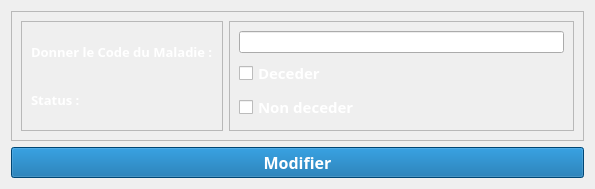
<?xml version="1.0" encoding="UTF-8"?>
<ui version="4.0">
 <class>Form</class>
 <widget class="QWidget" name="Form">
  <property name="geometry">
   <rect>
    <x>0</x>
    <y>0</y>
    <width>595</width>
    <height>165</height>
   </rect>
  </property>
  <property name="windowTitle">
   <string>Form</string>
  </property>
  <property name="styleSheet">
   <string notr="true">QWidget {
    border-image: url(:/newPrefix/covid.jpg);
}
QWidget * {
    border-image: none;
}
</string>
  </property>
  <layout class="QVBoxLayout" name="verticalLayout_3">
   <item>
    <widget class="QFrame" name="frame_3">
     <property name="frameShape">
      <enum>QFrame::StyledPanel</enum>
     </property>
     <property name="frameShadow">
      <enum>QFrame::Raised</enum>
     </property>
     <layout class="QHBoxLayout" name="horizontalLayout">
      <item>
       <widget class="QFrame" name="frame">
        <property name="frameShape">
         <enum>QFrame::StyledPanel</enum>
        </property>
        <property name="frameShadow">
         <enum>QFrame::Raised</enum>
        </property>
        <layout class="QVBoxLayout" name="verticalLayout">
         <item>
          <widget class="QLabel" name="label">
           <property name="palette">
            <palette>
             <active>
              <colorrole role="WindowText">
               <brush brushstyle="SolidPattern">
                <color alpha="255">
                 <red>255</red>
                 <green>255</green>
                 <blue>255</blue>
                </color>
               </brush>
              </colorrole>
              <colorrole role="Text">
               <brush brushstyle="SolidPattern">
                <color alpha="255">
                 <red>255</red>
                 <green>255</green>
                 <blue>255</blue>
                </color>
               </brush>
              </colorrole>
             </active>
             <inactive>
              <colorrole role="WindowText">
               <brush brushstyle="SolidPattern">
                <color alpha="255">
                 <red>255</red>
                 <green>255</green>
                 <blue>255</blue>
                </color>
               </brush>
              </colorrole>
              <colorrole role="Text">
               <brush brushstyle="SolidPattern">
                <color alpha="255">
                 <red>255</red>
                 <green>255</green>
                 <blue>255</blue>
                </color>
               </brush>
              </colorrole>
             </inactive>
             <disabled>
              <colorrole role="WindowText">
               <brush brushstyle="SolidPattern">
                <color alpha="255">
                 <red>120</red>
                 <green>120</green>
                 <blue>120</blue>
                </color>
               </brush>
              </colorrole>
              <colorrole role="Text">
               <brush brushstyle="SolidPattern">
                <color alpha="255">
                 <red>120</red>
                 <green>120</green>
                 <blue>120</blue>
                </color>
               </brush>
              </colorrole>
             </disabled>
            </palette>
           </property>
           <property name="font">
            <font>
             <family>Segoe UI Black</family>
             <pointsize>10</pointsize>
             <weight>75</weight>
             <bold>true</bold>
            </font>
           </property>
           <property name="text">
            <string>Donner le Code du Maladie :</string>
           </property>
          </widget>
         </item>
         <item>
          <widget class="QLabel" name="label_2">
           <property name="palette">
            <palette>
             <active>
              <colorrole role="WindowText">
               <brush brushstyle="SolidPattern">
                <color alpha="255">
                 <red>255</red>
                 <green>255</green>
                 <blue>255</blue>
                </color>
               </brush>
              </colorrole>
              <colorrole role="Text">
               <brush brushstyle="SolidPattern">
                <color alpha="255">
                 <red>255</red>
                 <green>255</green>
                 <blue>255</blue>
                </color>
               </brush>
              </colorrole>
             </active>
             <inactive>
              <colorrole role="WindowText">
               <brush brushstyle="SolidPattern">
                <color alpha="255">
                 <red>255</red>
                 <green>255</green>
                 <blue>255</blue>
                </color>
               </brush>
              </colorrole>
              <colorrole role="Text">
               <brush brushstyle="SolidPattern">
                <color alpha="255">
                 <red>255</red>
                 <green>255</green>
                 <blue>255</blue>
                </color>
               </brush>
              </colorrole>
             </inactive>
             <disabled>
              <colorrole role="WindowText">
               <brush brushstyle="SolidPattern">
                <color alpha="255">
                 <red>120</red>
                 <green>120</green>
                 <blue>120</blue>
                </color>
               </brush>
              </colorrole>
              <colorrole role="Text">
               <brush brushstyle="SolidPattern">
                <color alpha="255">
                 <red>120</red>
                 <green>120</green>
                 <blue>120</blue>
                </color>
               </brush>
              </colorrole>
             </disabled>
            </palette>
           </property>
           <property name="font">
            <font>
             <family>Segoe UI Black</family>
             <pointsize>10</pointsize>
             <weight>75</weight>
             <bold>true</bold>
            </font>
           </property>
           <property name="text">
            <string>Status :</string>
           </property>
          </widget>
         </item>
        </layout>
       </widget>
      </item>
      <item>
       <widget class="QFrame" name="frame_2">
        <property name="frameShape">
         <enum>QFrame::StyledPanel</enum>
        </property>
        <property name="frameShadow">
         <enum>QFrame::Raised</enum>
        </property>
        <layout class="QVBoxLayout" name="verticalLayout_2">
         <item>
          <widget class="QLineEdit" name="lineEdit"/>
         </item>
         <item>
          <widget class="QCheckBox" name="dec_oui">
           <property name="palette">
            <palette>
             <active>
              <colorrole role="WindowText">
               <brush brushstyle="SolidPattern">
                <color alpha="255">
                 <red>255</red>
                 <green>255</green>
                 <blue>255</blue>
                </color>
               </brush>
              </colorrole>
              <colorrole role="Text">
               <brush brushstyle="SolidPattern">
                <color alpha="255">
                 <red>255</red>
                 <green>255</green>
                 <blue>255</blue>
                </color>
               </brush>
              </colorrole>
             </active>
             <inactive>
              <colorrole role="WindowText">
               <brush brushstyle="SolidPattern">
                <color alpha="255">
                 <red>255</red>
                 <green>255</green>
                 <blue>255</blue>
                </color>
               </brush>
              </colorrole>
              <colorrole role="Text">
               <brush brushstyle="SolidPattern">
                <color alpha="255">
                 <red>255</red>
                 <green>255</green>
                 <blue>255</blue>
                </color>
               </brush>
              </colorrole>
             </inactive>
             <disabled>
              <colorrole role="WindowText">
               <brush brushstyle="SolidPattern">
                <color alpha="255">
                 <red>120</red>
                 <green>120</green>
                 <blue>120</blue>
                </color>
               </brush>
              </colorrole>
              <colorrole role="Text">
               <brush brushstyle="SolidPattern">
                <color alpha="255">
                 <red>120</red>
                 <green>120</green>
                 <blue>120</blue>
                </color>
               </brush>
              </colorrole>
             </disabled>
            </palette>
           </property>
           <property name="font">
            <font>
             <family>Segoe UI Black</family>
             <pointsize>11</pointsize>
             <weight>75</weight>
             <bold>true</bold>
            </font>
           </property>
           <property name="text">
            <string>Deceder</string>
           </property>
          </widget>
         </item>
         <item>
          <widget class="QCheckBox" name="dec_non">
           <property name="palette">
            <palette>
             <active>
              <colorrole role="WindowText">
               <brush brushstyle="SolidPattern">
                <color alpha="255">
                 <red>255</red>
                 <green>255</green>
                 <blue>255</blue>
                </color>
               </brush>
              </colorrole>
              <colorrole role="Text">
               <brush brushstyle="SolidPattern">
                <color alpha="255">
                 <red>255</red>
                 <green>255</green>
                 <blue>255</blue>
                </color>
               </brush>
              </colorrole>
             </active>
             <inactive>
              <colorrole role="WindowText">
               <brush brushstyle="SolidPattern">
                <color alpha="255">
                 <red>255</red>
                 <green>255</green>
                 <blue>255</blue>
                </color>
               </brush>
              </colorrole>
              <colorrole role="Text">
               <brush brushstyle="SolidPattern">
                <color alpha="255">
                 <red>255</red>
                 <green>255</green>
                 <blue>255</blue>
                </color>
               </brush>
              </colorrole>
             </inactive>
             <disabled>
              <colorrole role="WindowText">
               <brush brushstyle="SolidPattern">
                <color alpha="255">
                 <red>120</red>
                 <green>120</green>
                 <blue>120</blue>
                </color>
               </brush>
              </colorrole>
              <colorrole role="Text">
               <brush brushstyle="SolidPattern">
                <color alpha="255">
                 <red>120</red>
                 <green>120</green>
                 <blue>120</blue>
                </color>
               </brush>
              </colorrole>
             </disabled>
            </palette>
           </property>
           <property name="font">
            <font>
             <family>Segoe UI Black</family>
             <pointsize>11</pointsize>
             <weight>75</weight>
             <bold>true</bold>
            </font>
           </property>
           <property name="cursor">
            <cursorShape>ArrowCursor</cursorShape>
           </property>
           <property name="text">
            <string>Non deceder</string>
           </property>
          </widget>
         </item>
        </layout>
        <zorder>lineEdit</zorder>
        <zorder>dec_non</zorder>
        <zorder>dec_oui</zorder>
       </widget>
      </item>
     </layout>
    </widget>
   </item>
   <item>
    <widget class="QPushButton" name="pushButton">
     <property name="palette">
      <palette>
       <active>
        <colorrole role="WindowText">
         <brush brushstyle="SolidPattern">
          <color alpha="255">
           <red>255</red>
           <green>255</green>
           <blue>255</blue>
          </color>
         </brush>
        </colorrole>
        <colorrole role="Button">
         <brush brushstyle="SolidPattern">
          <color alpha="255">
           <red>0</red>
           <green>98</green>
           <blue>163</blue>
          </color>
         </brush>
        </colorrole>
        <colorrole role="Text">
         <brush brushstyle="SolidPattern">
          <color alpha="255">
           <red>255</red>
           <green>255</green>
           <blue>255</blue>
          </color>
         </brush>
        </colorrole>
        <colorrole role="ButtonText">
         <brush brushstyle="SolidPattern">
          <color alpha="255">
           <red>255</red>
           <green>255</green>
           <blue>255</blue>
          </color>
         </brush>
        </colorrole>
        <colorrole role="Base">
         <brush brushstyle="SolidPattern">
          <color alpha="255">
           <red>0</red>
           <green>98</green>
           <blue>163</blue>
          </color>
         </brush>
        </colorrole>
        <colorrole role="Window">
         <brush brushstyle="SolidPattern">
          <color alpha="255">
           <red>0</red>
           <green>98</green>
           <blue>163</blue>
          </color>
         </brush>
        </colorrole>
       </active>
       <inactive>
        <colorrole role="WindowText">
         <brush brushstyle="SolidPattern">
          <color alpha="255">
           <red>255</red>
           <green>255</green>
           <blue>255</blue>
          </color>
         </brush>
        </colorrole>
        <colorrole role="Button">
         <brush brushstyle="SolidPattern">
          <color alpha="255">
           <red>0</red>
           <green>98</green>
           <blue>163</blue>
          </color>
         </brush>
        </colorrole>
        <colorrole role="Text">
         <brush brushstyle="SolidPattern">
          <color alpha="255">
           <red>255</red>
           <green>255</green>
           <blue>255</blue>
          </color>
         </brush>
        </colorrole>
        <colorrole role="ButtonText">
         <brush brushstyle="SolidPattern">
          <color alpha="255">
           <red>255</red>
           <green>255</green>
           <blue>255</blue>
          </color>
         </brush>
        </colorrole>
        <colorrole role="Base">
         <brush brushstyle="SolidPattern">
          <color alpha="255">
           <red>0</red>
           <green>98</green>
           <blue>163</blue>
          </color>
         </brush>
        </colorrole>
        <colorrole role="Window">
         <brush brushstyle="SolidPattern">
          <color alpha="255">
           <red>0</red>
           <green>98</green>
           <blue>163</blue>
          </color>
         </brush>
        </colorrole>
       </inactive>
       <disabled>
        <colorrole role="WindowText">
         <brush brushstyle="SolidPattern">
          <color alpha="255">
           <red>120</red>
           <green>120</green>
           <blue>120</blue>
          </color>
         </brush>
        </colorrole>
        <colorrole role="Button">
         <brush brushstyle="SolidPattern">
          <color alpha="255">
           <red>0</red>
           <green>98</green>
           <blue>163</blue>
          </color>
         </brush>
        </colorrole>
        <colorrole role="Text">
         <brush brushstyle="SolidPattern">
          <color alpha="255">
           <red>120</red>
           <green>120</green>
           <blue>120</blue>
          </color>
         </brush>
        </colorrole>
        <colorrole role="ButtonText">
         <brush brushstyle="SolidPattern">
          <color alpha="255">
           <red>120</red>
           <green>120</green>
           <blue>120</blue>
          </color>
         </brush>
        </colorrole>
        <colorrole role="Base">
         <brush brushstyle="SolidPattern">
          <color alpha="255">
           <red>0</red>
           <green>98</green>
           <blue>163</blue>
          </color>
         </brush>
        </colorrole>
        <colorrole role="Window">
         <brush brushstyle="SolidPattern">
          <color alpha="255">
           <red>0</red>
           <green>98</green>
           <blue>163</blue>
          </color>
         </brush>
        </colorrole>
       </disabled>
      </palette>
     </property>
     <property name="font">
      <font>
       <family>Segoe UI Black</family>
       <pointsize>12</pointsize>
       <weight>75</weight>
       <bold>true</bold>
      </font>
     </property>
     <property name="styleSheet">
      <string notr="true">background-color: rgb(0, 98, 163);</string>
     </property>
     <property name="text">
      <string>Modifier</string>
     </property>
     <property name="icon">
      <iconset>
       <normaloff>modifier.png</normaloff>modifier.png</iconset>
     </property>
    </widget>
   </item>
  </layout>
 </widget>
 <resources/>
 <connections/>
</ui>
